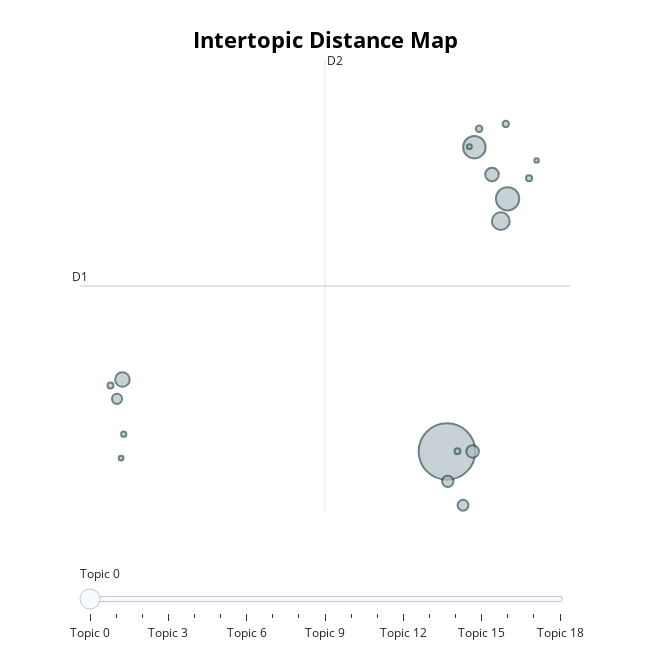

Notebook source saved alongside this figure:
### Code cell
print(topic_model.get_topic(-1)) 
# Visualisation des topics
topic_model.visualize_topics()

### Figure 1 — Plotly figure (JSON) as saved in the notebook; plotly's stock layout.template omitted (floating-point values rounded to 4 significant figures)
{"data": [{"customdata": [[0, "soup | cake | salad | bread | cookies", 16403], [1, "christmas | family | years | mom | husband", 2771], [2, "magazine | cookbook | food | home | years", 2593], [3, "party | crock | appetizer | pot | parties", 1616], [4, "yum | epicureancom | fusion | yams | variation", 1081], [5, "paula | deen | restaurant | episode | chef", 946], [6, "calories | mg | protein | calorie | fiber", 804], [7, "coffee | drink | cocktail | tea | vodka", 671], [8, "marinade | ingredients | marinating | chicken | marination", 605], [9, "light | living | simple | something | name", 521], [10, "request | response | cookbook | message | board", 213], [11, "points | weight | watchers | value | watcher", 202], [12, "dish | side | dinner | wbir | ruscuisinecom", 196], [13, "yummy | tasty | taste | tastes | light", 178], [14, "vegan | vegetarians | vegans | vegetarian | broth", 170], [15, "quiche | aboutcom | scone | epicuriouscom | mousse", 140], [16, "pillsbury | bakeoff | winner | cookbook | crescent", 119], [17, "allrecipescom | zwt | website | odea | wwwcriscocom", 115], [18, "cooking | cook | oven | bake | master", 103]], "hovertemplate": "<b>Topic %{customdata[0]}</b><br>%{customdata[1]}<br>Size: %{customdata[2]}", "legendgroup": "", "marker": {"color": "#B0BEC5", "line": {"color": "DarkSlateGrey", "width": 2}, "size": [16403, 2771, 2593, 1616, 1081, 946, 804, 671, 605, 521, 213, 202, 196, 178, 170, 140, 119, 115, 103], "sizemode": "area", "sizeref": 10.25, "symbol": "circle"}, "mode": "markers", "name": "", "orientation": "v", "showlegend": false, "type": "scatter", "x": [6.169, 8.977, 7.439, 8.663, -8.87, 8.255, 7.358, 6.205, 6.913, -9.12, 7.657, 8.894, 9.975, -9.423, 6.655, -8.809, 7.207, -8.932, 10.32], "xaxis": "x", "y": [1.271, 4.516, 5.18, 4.229, 2.195, 4.828, 1.27, 0.8865, 0.5799, 1.946, 5.415, 5.478, 4.78, 2.117, 1.274, 1.493, 5.186, 1.185, 5.01], "yaxis": "y"}], "layout": {"annotations": [{"showarrow": false, "text": "D1", "x": -10.84, "y": 3.396, "yshift": 10}, {"showarrow": false, "text": "D2", "x": 0.5168, "xshift": 10, "y": 6.299}], "height": 650, "hoverlabel": {"bgcolor": "white", "font": {"family": "Rockwell", "size": 16}}, "legend": {"itemsizing": "constant", "tracegroupgap": 0}, "margin": {"t": 60}, "shapes": [{"line": {"color": "#CFD8DC", "width": 2}, "type": "line", "x0": 0.5168, "x1": 0.5168, "y0": 0.4929, "y1": 6.299}, {"line": {"color": "#9E9E9E", "width": 2}, "type": "line", "x0": -10.84, "x1": 11.87, "y0": 3.396, "y1": 3.396}], "sliders": [{"active": 0, "pad": {"t": 50}, "steps": [{"args": [{"marker.color": [["red", "#B0BEC5", "#B0BEC5", "#B0BEC5", "#B0BEC5", "#B0BEC5", "#B0BEC5", "#B0BEC5", "#B0BEC5", "#B0BEC5", "#B0BEC5", "#B0BEC5", "#B0BEC5", "#B0BEC5", "#B0BEC5", "#B0BEC5", "#B0BEC5", "#B0BEC5", "#B0BEC5"]]}], "label": "Topic 0", "method": "update"}, {"args": [{"marker.color": [["#B0BEC5", "red", "#B0BEC5", "#B0BEC5", "#B0BEC5", "#B0BEC5", "#B0BEC5", "#B0BEC5", "#B0BEC5", "#B0BEC5", "#B0BEC5", "#B0BEC5", "#B0BEC5", "#B0BEC5", "#B0BEC5", "#B0BEC5", "#B0BEC5", "#B0BEC5", "#B0BEC5"]]}], "label": "Topic 1", "method": "update"}, {"args": [{"marker.color": [["#B0BEC5", "#B0BEC5", "red", "#B0BEC5", "#B0BEC5", "#B0BEC5", "#B0BEC5", "#B0BEC5", "#B0BEC5", "#B0BEC5", "#B0BEC5", "#B0BEC5", "#B0BEC5", "#B0BEC5", "#B0BEC5", "#B0BEC5", "#B0BEC5", "#B0BEC5", "#B0BEC5"]]}], "label": "Topic 2", "method": "update"}, {"args": [{"marker.color": [["#B0BEC5", "#B0BEC5", "#B0BEC5", "red", "#B0BEC5", "#B0BEC5", "#B0BEC5", "#B0BEC5", "#B0BEC5", "#B0BEC5", "#B0BEC5", "#B0BEC5", "#B0BEC5", "#B0BEC5", "#B0BEC5", "#B0BEC5", "#B0BEC5", "#B0BEC5", "#B0BEC5"]]}], "label": "Topic 3", "method": "update"}, {"args": [{"marker.color": [["#B0BEC5", "#B0BEC5", "#B0BEC5", "#B0BEC5", "red", "#B0BEC5", "#B0BEC5", "#B0BEC5", "#B0BEC5", "#B0BEC5", "#B0BEC5", "#B0BEC5", "#B0BEC5", "#B0BEC5", "#B0BEC5", "#B0BEC5", "#B0BEC5", "#B0BEC5", "#B0BEC5"]]}], "label": "Topic 4", "method": "update"}, {"args": [{"marker.color": [["#B0BEC5", "#B0BEC5", "#B0BEC5", "#B0BEC5", "#B0BEC5", "red", "#B0BEC5", "#B0BEC5", "#B0BEC5", "#B0BEC5", "#B0BEC5", "#B0BEC5", "#B0BEC5", "#B0BEC5", "#B0BEC5", "#B0BEC5", "#B0BEC5", "#B0BEC5", "#B0BEC5"]]}], "label": "Topic 5", "method": "update"}, {"args": [{"marker.color": [["#B0BEC5", "#B0BEC5", "#B0BEC5", "#B0BEC5", "#B0BEC5", "#B0BEC5", "red", "#B0BEC5", "#B0BEC5", "#B0BEC5", "#B0BEC5", "#B0BEC5", "#B0BEC5", "#B0BEC5", "#B0BEC5", "#B0BEC5", "#B0BEC5", "#B0BEC5", "#B0BEC5"]]}], "label": "Topic 6", "method": "update"}, {"args": [{"marker.color": [["#B0BEC5", "#B0BEC5", "#B0BEC5", "#B0BEC5", "#B0BEC5", "#B0BEC5", "#B0BEC5", "red", "#B0BEC5", "#B0BEC5", "#B0BEC5", "#B0BEC5", "#B0BEC5", "#B0BEC5", "#B0BEC5", "#B0BEC5", "#B0BEC5", "#B0BEC5", "#B0BEC5"]]}], "label": "Topic 7", "method": "update"}, {"args": [{"marker.color": [["#B0BEC5", "#B0BEC5", "#B0BEC5", "#B0BEC5", "#B0BEC5", "#B0BEC5", "#B0BEC5", "#B0BEC5", "red", "#B0BEC5", "#B0BEC5", "#B0BEC5", "#B0BEC5", "#B0BEC5", "#B0BEC5", "#B0BEC5", "#B0BEC5", "#B0BEC5", "#B0BEC5"]]}], "label": "Topic 8", "method": "update"}, {"args": [{"marker.color": [["#B0BEC5", "#B0BEC5", "#B0BEC5", "#B0BEC5", "#B0BEC5", "#B0BEC5", "#B0BEC5", "#B0BEC5", "#B0BEC5", "red", "#B0BEC5", "#B0BEC5", "#B0BEC5", "#B0BEC5", "#B0BEC5", "#B0BEC5", "#B0BEC5", "#B0BEC5", "#B0BEC5"]]}], "label": "Topic 9", "method": "update"}, {"args": [{"marker.color": [["#B0BEC5", "#B0BEC5", "#B0BEC5", "#B0BEC5", "#B0BEC5", "#B0BEC5", "#B0BEC5", "#B0BEC5", "#B0BEC5", "#B0BEC5", "red", "#B0BEC5", "#B0BEC5", "#B0BEC5", "#B0BEC5", "#B0BEC5", "#B0BEC5", "#B0BEC5", "#B0BEC5"]]}], "label": "Topic 10", "method": "update"}, {"args": [{"marker.color": [["#B0BEC5", "#B0BEC5", "#B0BEC5", "#B0BEC5", "#B0BEC5", "#B0BEC5", "#B0BEC5", "#B0BEC5", "#B0BEC5", "#B0BEC5", "#B0BEC5", "red", "#B0BEC5", "#B0BEC5", "#B0BEC5", "#B0BEC5", "#B0BEC5", "#B0BEC5", "#B0BEC5"]]}], "label": "Topic 11", "method": "update"}, {"args": [{"marker.color": [["#B0BEC5", "#B0BEC5", "#B0BEC5", "#B0BEC5", "#B0BEC5", "#B0BEC5", "#B0BEC5", "#B0BEC5", "#B0BEC5", "#B0BEC5", "#B0BEC5", "#B0BEC5", "red", "#B0BEC5", "#B0BEC5", "#B0BEC5", "#B0BEC5", "#B0BEC5", "#B0BEC5"]]}], "label": "Topic 12", "method": "update"}, {"args": [{"marker.color": [["#B0BEC5", "#B0BEC5", "#B0BEC5", "#B0BEC5", "#B0BEC5", "#B0BEC5", "#B0BEC5", "#B0BEC5", "#B0BEC5", "#B0BEC5", "#B0BEC5", "#B0BEC5", "#B0BEC5", "red", "#B0BEC5", "#B0BEC5", "#B0BEC5", "#B0BEC5", "#B0BEC5"]]}], "label": "Topic 13", "method": "update"}, {"args": [{"marker.color": [["#B0BEC5", "#B0BEC5", "#B0BEC5", "#B0BEC5", "#B0BEC5", "#B0BEC5", "#B0BEC5", "#B0BEC5", "#B0BEC5", "#B0BEC5", "#B0BEC5", "#B0BEC5", "#B0BEC5", "#B0BEC5", "red", "#B0BEC5", "#B0BEC5", "#B0BEC5", "#B0BEC5"]]}], "label": "Topic 14", "method": "update"}, {"args": [{"marker.color": [["#B0BEC5", "#B0BEC5", "#B0BEC5", "#B0BEC5", "#B0BEC5", "#B0BEC5", "#B0BEC5", "#B0BEC5", "#B0BEC5", "#B0BEC5", "#B0BEC5", "#B0BEC5", "#B0BEC5", "#B0BEC5", "#B0BEC5", "red", "#B0BEC5", "#B0BEC5", "#B0BEC5"]]}], "label": "Topic 15", "method": "update"}, {"args": [{"marker.color": [["#B0BEC5", "#B0BEC5", "#B0BEC5", "#B0BEC5", "#B0BEC5", "#B0BEC5", "#B0BEC5", "#B0BEC5", "#B0BEC5", "#B0BEC5", "#B0BEC5", "#B0BEC5", "#B0BEC5", "#B0BEC5", "#B0BEC5", "#B0BEC5", "red", "#B0BEC5", "#B0BEC5"]]}], "label": "Topic 16", "method": "update"}, {"args": [{"marker.color": [["#B0BEC5", "#B0BEC5", "#B0BEC5", "#B0BEC5", "#B0BEC5", "#B0BEC5", "#B0BEC5", "#B0BEC5", "#B0BEC5", "#B0BEC5", "#B0BEC5", "#B0BEC5", "#B0BEC5", "#B0BEC5", "#B0BEC5", "#B0BEC5", "#B0BEC5", "red", "#B0BEC5"]]}], "label": "Topic 17", "method": "update"}, {"args": [{"marker.color": [["#B0BEC5", "#B0BEC5", "#B0BEC5", "#B0BEC5", "#B0BEC5", "#B0BEC5", "#B0BEC5", "#B0BEC5", "#B0BEC5", "#B0BEC5", "#B0BEC5", "#B0BEC5", "#B0BEC5", "#B0BEC5", "#B0BEC5", "#B0BEC5", "#B0BEC5", "#B0BEC5", "red"]]}], "label": "Topic 18", "method": "update"}]}], "title": {"font": {"color": "Black", "size": 22}, "text": "<b>Intertopic Distance Map</b>", "x": 0.5, "xanchor": "center", "y": 0.95, "yanchor": "top"}, "width": 650, "xaxis": {"anchor": "y", "domain": [0, 1], "range": [-10.84, 11.87], "title": {"text": ""}, "visible": false}, "yaxis": {"anchor": "x", "domain": [0, 1], "range": [0.4929, 6.299], "title": {"text": ""}, "visible": false}}}
